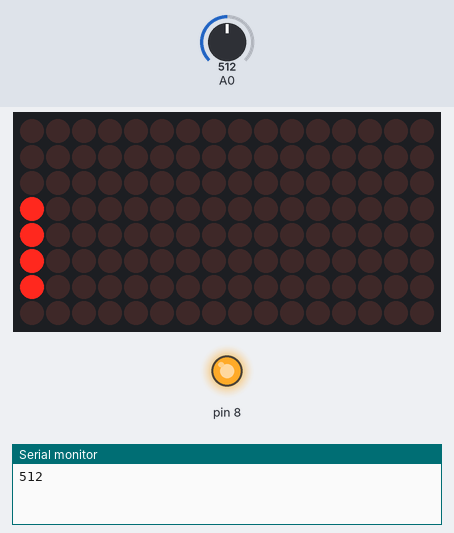
Bench run of a sketch on a simulated Arduino Uno, built with avr-gcc and run on an emulated ATmega328P. Parts: 16×8 LED matrix, output pins drawn as LEDs (lit = HIGH), the last lines printed to the serial monitor. The test bench sets the inputs (shaded band); at power-on: A0 = 512.

Above: at 9.69 s.
11.5 s: A0 set to 0
At 11.83 s:
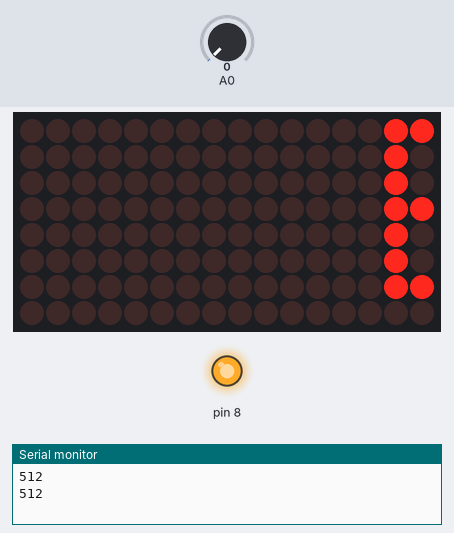
At 21.8 s:
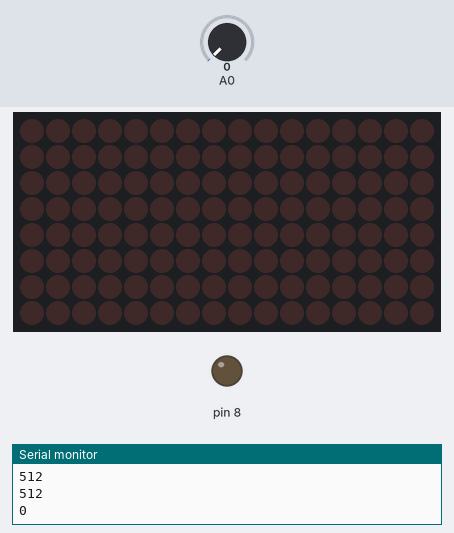
22.1 s: A0 set to 20
At 33.06 s:
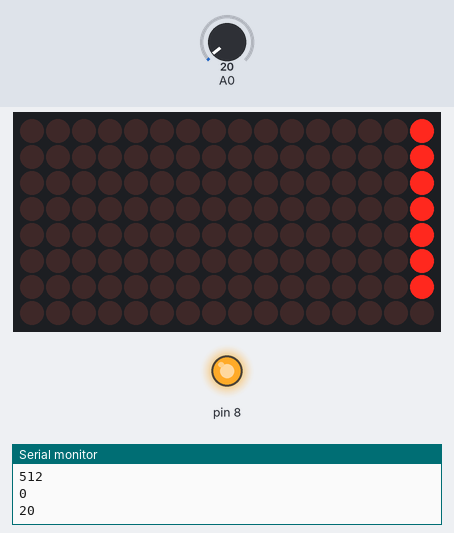
Timing chart, 0 to 34.6 s (numbered marks = the images above; inputs shaded):
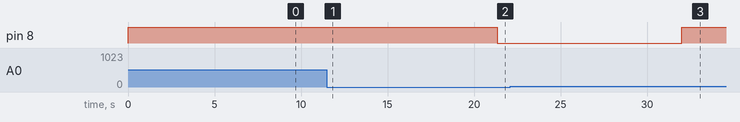

Measured:
- after the input at 11.5 s, pin 8: HIGH → LOW after 9.8 s
- after the input at 22.1 s, pin 8: LOW → HIGH after 9.9 s
- what the display in image 2 shows lasts 1.5 s, from 20.4 s to 21.9 s

The sketch:

ldregooto.ino
```cpp
#include <MaxMatrix.h>
#include <avr/pgmspace.h>


PROGMEM prog_uchar CH[] = {
3, 8, B00000000, B00000000, B00000000, B00000000, B00000000, // space
1, 8, B01011111, B00000000, B00000000, B00000000, B00000000, // !
3, 8, B00000011, B00000000, B00000011, B00000000, B00000000, // "
5, 8, B00010100, B00111110, B00010100, B00111110, B00010100, // #
4, 8, B00100100, B01101010, B00101011, B00010010, B00000000, // $
5, 8, B01100011, B00010011, B00001000, B01100100, B01100011, // %
5, 8, B00110110, B01001001, B01010110, B00100000, B01010000, // &
1, 8, B00000011, B00000000, B00000000, B00000000, B00000000, // '
3, 8, B00011100, B00100010, B01000001, B00000000, B00000000, // (
3, 8, B01000001, B00100010, B00011100, B00000000, B00000000, // )
5, 8, B00101000, B00011000, B00001110, B00011000, B00101000, // *
5, 8, B00001000, B00001000, B00111110, B00001000, B00001000, // +
2, 8, B10110000, B01110000, B00000000, B00000000, B00000000, // ,
4, 8, B00001000, B00001000, B00001000, B00001000, B00000000, // -
2, 8, B01100000, B01100000, B00000000, B00000000, B00000000, // .
4, 8, B01100000, B00011000, B00000110, B00000001, B00000000, // /
4, 8, B00111110, B01000001, B01000001, B00111110, B00000000, // 0
3, 8, B01000010, B01111111, B01000000, B00000000, B00000000, // 1
4, 8, B01100010, B01010001, B01001001, B01000110, B00000000, // 2
4, 8, B00100010, B01000001, B01001001, B00110110, B00000000, // 3
4, 8, B00011000, B00010100, B00010010, B01111111, B00000000, // 4
4, 8, B00100111, B01000101, B01000101, B00111001, B00000000, // 5
4, 8, B00111110, B01001001, B01001001, B00110000, B00000000, // 6
4, 8, B01100001, B00010001, B00001001, B00000111, B00000000, // 7
4, 8, B00110110, B01001001, B01001001, B00110110, B00000000, // 8
4, 8, B00000110, B01001001, B01001001, B00111110, B00000000, // 9
2, 8, B01010000, B00000000, B00000000, B00000000, B00000000, // :
2, 8, B10000000, B01010000, B00000000, B00000000, B00000000, // ;
3, 8, B00010000, B00101000, B01000100, B00000000, B00000000, // <
3, 8, B00010100, B00010100, B00010100, B00000000, B00000000, // =
3, 8, B01000100, B00101000, B00010000, B00000000, B00000000, // >
4, 8, B00000010, B01011001, B00001001, B00000110, B00000000, // ?
5, 8, B00111110, B01001001, B01010101, B01011101, B00001110, // @
4, 8, B01111110, B00010001, B00010001, B01111110, B00000000, // A
4, 8, B01111111, B01001001, B01001001, B00110110, B00000000, // B
4, 8, B00111110, B01000001, B01000001, B00100010, B00000000, // C
4, 8, B01111111, B01000001, B01000001, B00111110, B00000000, // D
4, 8, B01111111, B01001001, B01001001, B01000001, B00000000, // E
4, 8, B01111111, B00001001, B00001001, B00000001, B00000000, // F
4, 8, B00111110, B01000001, B01001001, B01111010, B00000000, // G
4, 8, B01111111, B00001000, B00001000, B01111111, B00000000, // H
3, 8, B01000001, B01111111, B01000001, B00000000, B00000000, // I
4, 8, B00110000, B01000000, B01000001, B00111111, B00000000, // J
4, 8, B01111111, B00001000, B00010100, B01100011, B00000000, // K
4, 8, B01111111, B01000000, B01000000, B01000000, B00000000, // L
5, 8, B01111111, B00000010, B00001100, B00000010, B01111111, // M
5, 8, B01111111, B00000100, B00001000, B00010000, B01111111, // N
4, 8, B00111110, B01000001, B01000001, B00111110, B00000000, // O
4, 8, B01111111, B00001001, B00001001, B00000110, B00000000, // P
4, 8, B00111110, B01000001, B01000001, B10111110, B00000000, // Q
4, 8, B01111111, B00001001, B00001001, B01110110, B00000000, // R
4, 8, B01000110, B01001001, B01001001, B00110010, B00000000, // S
5, 8, B00000001, B00000001, B01111111, B00000001, B00000001, // T
4, 8, B00111111, B01000000, B01000000, B00111111, B00000000, // U
5, 8, B00001111, B00110000, B01000000, B00110000, B00001111, // V
5, 8, B00111111, B01000000, B00111000, B01000000, B00111111, // W
5, 8, B01100011, B00010100, B00001000, B00010100, B01100011, // X
5, 8, B00000111, B00001000, B01110000, B00001000, B00000111, // Y
4, 8, B01100001, B01010001, B01001001, B01000111, B00000000, // Z
2, 8, B01111111, B01000001, B00000000, B00000000, B00000000, // [
4, 8, B00000001, B00000110, B00011000, B01100000, B00000000, // \ backslash
2, 8, B01000001, B01111111, B00000000, B00000000, B00000000, // ]
3, 8, B00000010, B00000001, B00000010, B00000000, B00000000, // hat
4, 8, B01000000, B01000000, B01000000, B01000000, B00000000, // _
2, 8, B00000001, B00000010, B00000000, B00000000, B00000000, // `
4, 8, B00100000, B01010100, B01010100, B01111000, B00000000, // a
4, 8, B01111111, B01000100, B01000100, B00111000, B00000000, // b
4, 8, B00111000, B01000100, B01000100, B00101000, B00000000, // c
4, 8, B00111000, B01000100, B01000100, B01111111, B00000000, // d
4, 8, B00111000, B01010100, B01010100, B00011000, B00000000, // e
3, 8, B00000100, B01111110, B00000101, B00000000, B00000000, // f
4, 8, B10011000, B10100100, B10100100, B01111000, B00000000, // g
4, 8, B01111111, B00000100, B00000100, B01111000, B00000000, // h
3, 8, B01000100, B01111101, B01000000, B00000000, B00000000, // i
4, 8, B01000000, B10000000, B10000100, B01111101, B00000000, // j
4, 8, B01111111, B00010000, B00101000, B01000100, B00000000, // k
3, 8, B01000001, B01111111, B01000000, B00000000, B00000000, // l
5, 8, B01111100, B00000100, B01111100, B00000100, B01111000, // m
4, 8, B01111100, B00000100, B00000100, B01111000, B00000000, // n
4, 8, B00111000, B01000100, B01000100, B00111000, B00000000, // o
4, 8, B11111100, B00100100, B00100100, B00011000, B00000000, // p
4, 8, B00011000, B00100100, B00100100, B11111100, B00000000, // q
4, 8, B01111100, B00001000, B00000100, B00000100, B00000000, // r
4, 8, B01001000, B01010100, B01010100, B00100100, B00000000, // s
3, 8, B00000100, B00111111, B01000100, B00000000, B00000000, // t
4, 8, B00111100, B01000000, B01000000, B01111100, B00000000, // u
5, 8, B00011100, B00100000, B01000000, B00100000, B00011100, // v
5, 8, B00111100, B01000000, B00111100, B01000000, B00111100, // w
5, 8, B01000100, B00101000, B00010000, B00101000, B01000100, // x
4, 8, B10011100, B10100000, B10100000, B01111100, B00000000, // y
3, 8, B01100100, B01010100, B01001100, B00000000, B00000000, // z
3, 8, B00001000, B00110110, B01000001, B00000000, B00000000, // {
1, 8, B01111111, B00000000, B00000000, B00000000, B00000000, // |
3, 8, B01000001, B00110110, B00001000, B00000000, B00000000, // }
4, 8, B00001000, B00000100, B00001000, B00000100, B00000000, // ~
};

int data = 7;    // DIN pin of MAX7219 module
int load = 9;    // CS pin of MAX7219 module
int clock = 10;  // CLK pin of MAX7219 module

int maxInUse = 2;  //how many MAX7219 are connected

MaxMatrix m(data, load, clock, maxInUse); // define Library

byte buffer[10];

char string1[] = " Brainy-Bits.com      ";  // Scrolling Text
void setup() {
  Serial.begin(9600);
  pinMode (8,OUTPUT);
 m.init(); // module MAX7219
  m.setIntensity(5); // LED Intensity 0-15
}
void ekran(){

  byte c;
  delay(100);
  m.shiftLeft(false, true);
  printStringWithShift(string1, 100);  // Send scrolling Text

}

// Put extracted character on Display
void printCharWithShift(char c, int shift_speed){
  if (c < 32) return;
  c -= 32;
  memcpy_P(buffer, CH + 7*c, 7);
  m.writeSprite(maxInUse*8, 0, buffer);
  m.setColumn(maxInUse*8 + buffer[0], 0);

  for (int i=0; i<buffer[0]+1; i++)
  {
    delay(shift_speed);
    m.shiftLeft(false, false);
  }
}

// Extract characters from Scrolling text
void printStringWithShift(char* s, int shift_speed){
  while (*s != 0){
    printCharWithShift(*s, shift_speed);
    s++;
  }
}
void loop() {
int ldr = analogRead(A0);
Serial.println(ldr);
if (ldr<10){
  digitalWrite(8,0);
  ekran();
delay(400);
}
else {
   digitalWrite(8,1);
   delay(400);
    ekran();
}
}
```
